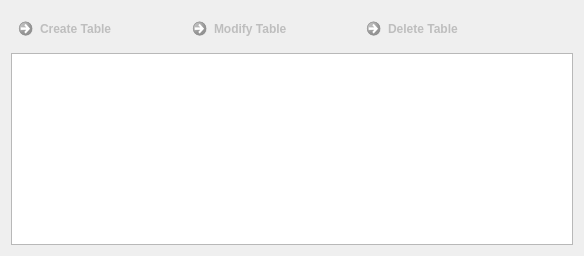
      <widget class="QWidget" name="gridTabWidgetPage1_2">
       <attribute name="title">
        <string>Tables</string>
       </attribute>
       <layout class="QGridLayout" name="gridLayout_7">
        <item row="0" column="3">
         <spacer name="horizontalSpacer_5">
          <property name="orientation">
           <enum>Qt::Horizontal</enum>
          </property>
          <property name="sizeHint" stdset="0">
           <size>
            <width>40</width>
            <height>20</height>
           </size>
          </property>
         </spacer>
        </item>
        <item row="0" column="1">
         <widget class="QCommandLinkButton" name="commandLinkButton_4">
          <property name="enabled">
           <bool>false</bool>
          </property>
          <property name="text">
           <string>Modify Table</string>
          </property>
          <property name="icon">
           <iconset>
            <normaloff>C:/Users/youssri.ahmed.CONTACTGROUP/.designer/backup/Lib/pyqt_sqlite/ui/icons/lc_dbtableedit.png</normaloff>C:/Users/youssri.ahmed.CONTACTGROUP/.designer/backup/Lib/pyqt_sqlite/ui/icons/lc_dbtableedit.png</iconset>
          </property>
         </widget>
        </item>
        <item row="0" column="2">
         <widget class="QCommandLinkButton" name="commandLinkButton_5">
          <property name="enabled">
           <bool>false</bool>
          </property>
          <property name="text">
           <string>Delete Table</string>
          </property>
          <property name="icon">
           <iconset>
            <normaloff>C:/Users/youssri.ahmed.CONTACTGROUP/.designer/backup/Lib/pyqt_sqlite/ui/icons/lc_dbtabledelete.png</normaloff>C:/Users/youssri.ahmed.CONTACTGROUP/.designer/backup/Lib/pyqt_sqlite/ui/icons/lc_dbtabledelete.png</iconset>
          </property>
         </widget>
        </item>
        <item row="0" column="0">
         <widget class="QCommandLinkButton" name="commandLinkButton_6">
          <property name="enabled">
           <bool>false</bool>
          </property>
          <property name="text">
           <string>Create Table</string>
          </property>
          <property name="icon">
           <iconset>
            <normaloff>C:/Users/youssri.ahmed.CONTACTGROUP/.designer/backup/Lib/pyqt_sqlite/ui/icons/lc_dbnewtable.png</normaloff>C:/Users/youssri.ahmed.CONTACTGROUP/.designer/backup/Lib/pyqt_sqlite/ui/icons/lc_dbnewtable.png</iconset>
          </property>
         </widget>
        </item>
        <item row="2" column="0" colspan="4">
         <widget class="QTreeView" name="treeView_2"/>
        </item>
       </layout>
      </widget>
